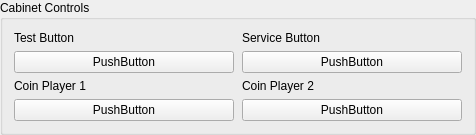
              <widget class="QGroupBox" name="cabinetControlsGroupBox">
               <property name="title"><string>Cabinet Controls</string></property>
               <layout class="QGridLayout" name="cabinetControlsGridLayout">
                <property name="horizontalSpacing"><number>8</number></property>
                <property name="verticalSpacing"><number>6</number></property>
                <item row="0" column="0"><widget class="QLabel" name="cabinetTestLabel"><property name="text"><string>Test Button</string></property></widget></item>
                <item row="0" column="1"><widget class="QLabel" name="cabinetServiceLabel"><property name="text"><string>Service Button</string></property></widget></item>
                <item row="1" column="0">
                 <widget class="InputBindingWidget" name="cabinetTestBinding">
                  <property name="sizePolicy"><sizepolicy hsizetype="Expanding" vsizetype="Fixed"><horstretch>0</horstretch><verstretch>0</verstretch></sizepolicy></property>
                  <property name="minimumSize"><size><width>220</width><height>0</height></size></property>
                  <property name="bindingName" stdset="0"><string notr="true">Test</string></property>
                  <property name="text"><string notr="true">PushButton</string></property>
                 </widget>
                </item>
                <item row="1" column="1">
                 <widget class="InputBindingWidget" name="cabinetServiceBinding">
                  <property name="sizePolicy"><sizepolicy hsizetype="Expanding" vsizetype="Fixed"><horstretch>0</horstretch><verstretch>0</verstretch></sizepolicy></property>
                  <property name="minimumSize"><size><width>220</width><height>0</height></size></property>
                  <property name="bindingName" stdset="0"><string notr="true">Service</string></property>
                  <property name="text"><string notr="true">PushButton</string></property>
                 </widget>
                </item>
                <item row="2" column="0"><widget class="QLabel" name="cabinetCoin1Label"><property name="text"><string>Coin Player 1</string></property></widget></item>
                <item row="2" column="1"><widget class="QLabel" name="cabinetCoin2Label"><property name="text"><string>Coin Player 2</string></property></widget></item>
                <item row="3" column="0">
                 <widget class="InputBindingWidget" name="cabinetCoin1Binding">
                  <property name="sizePolicy"><sizepolicy hsizetype="Expanding" vsizetype="Fixed"><horstretch>0</horstretch><verstretch>0</verstretch></sizepolicy></property>
                  <property name="minimumSize"><size><width>220</width><height>0</height></size></property>
                  <property name="bindingName" stdset="0"><string notr="true">Coin1</string></property>
                  <property name="text"><string notr="true">PushButton</string></property>
                 </widget>
                </item>
                <item row="3" column="1">
                 <widget class="InputBindingWidget" name="cabinetCoin2Binding">
                  <property name="sizePolicy"><sizepolicy hsizetype="Expanding" vsizetype="Fixed"><horstretch>0</horstretch><verstretch>0</verstretch></sizepolicy></property>
                  <property name="minimumSize"><size><width>220</width><height>0</height></size></property>
                  <property name="bindingName" stdset="0"><string notr="true">Coin2</string></property>
                  <property name="text"><string notr="true">PushButton</string></property>
                 </widget>
                </item>
               </layout>
              </widget>
